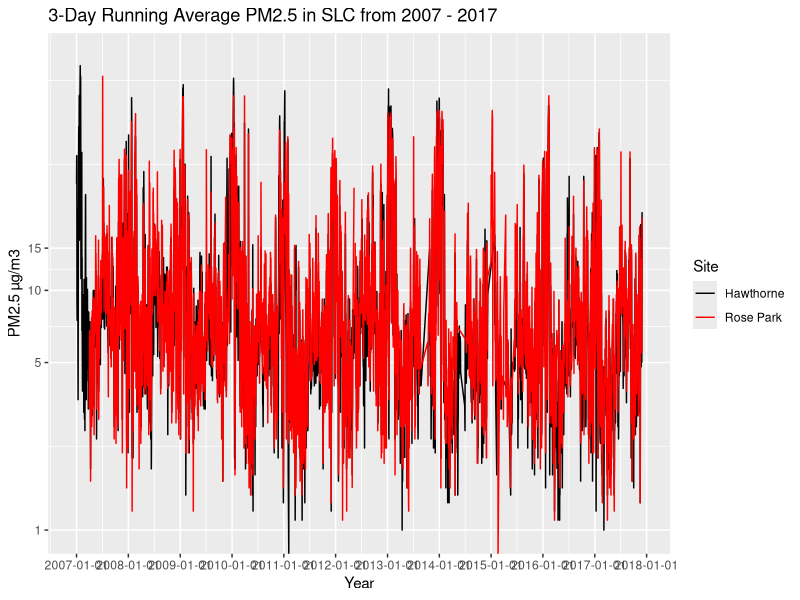
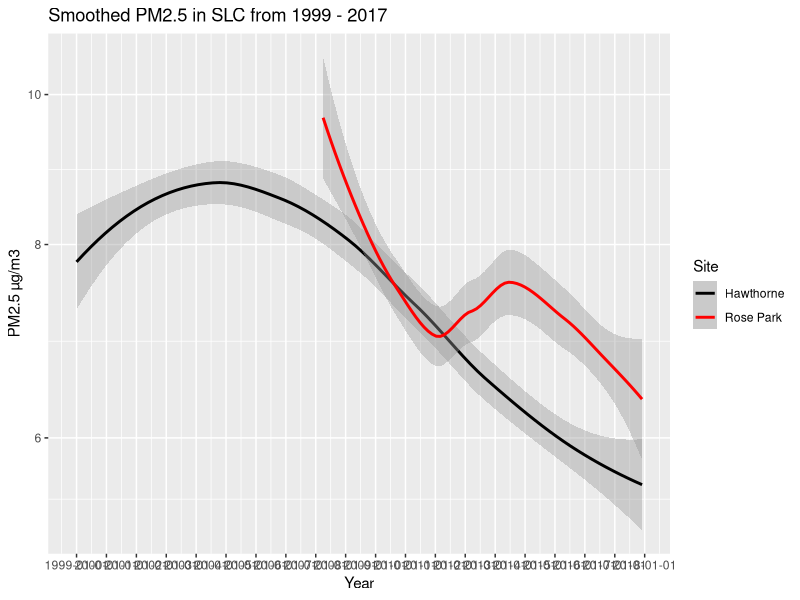
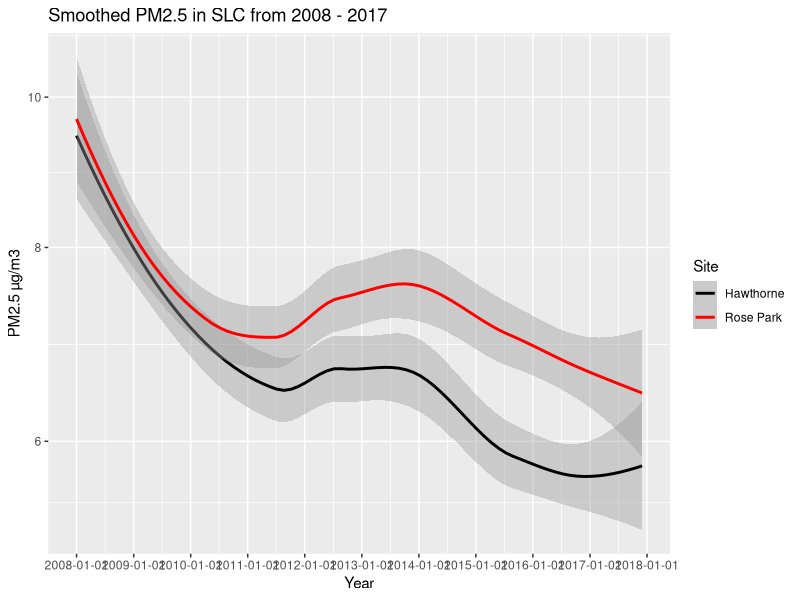
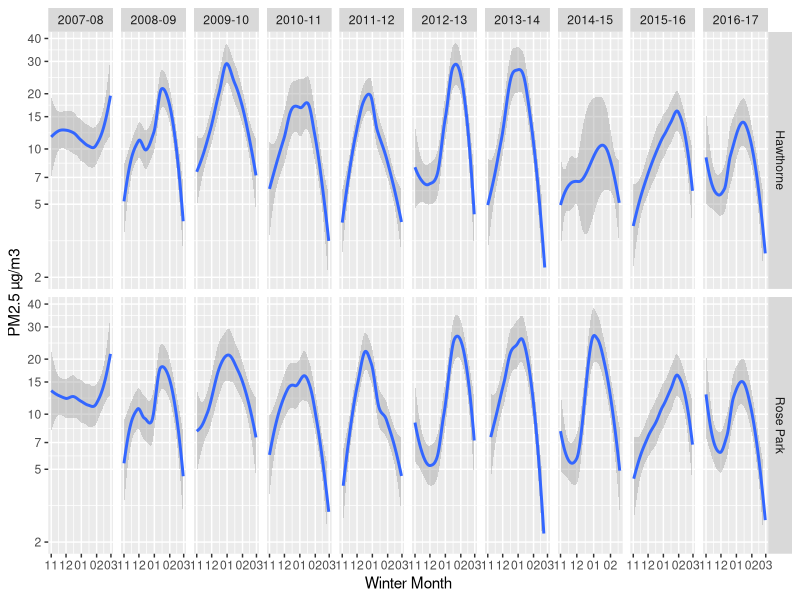

Here is the R script that generated these plots, in order:
## ---- chunk 1
library(knitr)
knitr::opts_chunk$set(cache = TRUE, warning = FALSE, message = FALSE, 
                      echo = TRUE, dev = 'png',
                      dpi = 200, out.width='650px', fig.width=8, fig.height=4)
## ---- chunk 2
library(tidyverse)
# While I could have batched this into one file, I didn't want
# to mask how the original data looked coming from EPA website (reproducibility!)
dfH <- read_csv('../data/SLCPM2_5/SLCHawthorne_PM2.5_Daily_1999-2017.csv')
dfRP <- read_csv('../data/SLCPM2_5/SLCRosePark_PM2.5_Daily_2007-2017.csv')

df <- dplyr::bind_rows(dfH, dfRP)
## ---- chunk 3
dfinal <- df %>% 
  # Hawthorne has several options; grab the most complete record
  filter(POC == 1,
         `AQS Parameter Desc` == 'PM2.5 - Local Conditions',
         `Site Num` == 3006 | `Site Num` == 3010) %>%
  # Change the Site column to be more readable
  mutate(Site = ifelse(`Site Num` == 3006, 'Hawthorne', 'Rose Park')) %>% 
  mutate(Date = as.Date(`Date Local`, format="%m/%d/%Y")) %>%
  rename(Measurement = `Sample Measurement`) %>%
  select(Date, Site, Measurement) %>%
  arrange(Date)

# Look at the data
head(dfinal, 3)
## ---- chunk 4
dfinal %>% 
  mutate(Year = lubridate::year(Date)) %>%
  filter(Year %in% 2007:2011) %>%
  group_by(Site, Year) %>% 
  summarize(`Measurements Per Site` = length(Measurement))
## ---- chunk 5
library(scales)
ggplot(dfinal, aes(x = Date, y = Measurement, color = Site)) +
  geom_line() +
  labs(title = "3-Day Running Average PM2.5 in SLC from 2007 - 2017") +
  scale_colour_manual(values = c("black", "red")) +
  scale_y_log10(name = "PM2.5 µg/m3", 
                limits = c(1,NA), 
                breaks = c(1, 5, 10, 15)) +
  scale_x_date(name = "Year",
               labels = date_format("%Y-%m-%d"),
               limits = c(as.Date('2007-01-01'),NA),
               breaks = date_breaks("1 year"))

## ---- chunk 6
ggplot(dfinal, aes(x = Date, y = Measurement, color = Site)) +
  geom_smooth(method = 'loess') +
  labs(title = "Smoothed PM2.5 in SLC from 1999 - 2017") +
  scale_colour_manual(values = c("black", "red")) +
  scale_y_log10(name = "PM2.5 µg/m3", 
                breaks = c(2, 5, 6, 8, 10, 12, 15)) +
  scale_x_date(name = "Year", 
               labels = date_format("%Y-%m-%d"), 
               breaks = date_breaks("1 year"))

## ---- chunk 7
ggplot(dfinal, aes(x = Date, y = Measurement, color = Site)) +
  geom_smooth(method = 'loess') +
  labs(title = "Smoothed PM2.5 in SLC from 2008 - 2017") +
  scale_colour_manual(values = c("black", "red")) +
  scale_y_log10(name = "PM2.5 µg/m3", 
                breaks = c(2, 5, 6, 8, 10, 12, 15)) +
  scale_x_date(name = "Year", 
               limits = c(as.Date('2008-01-01'),NA),
               labels = date_format("%Y-%m-%d"), 
               breaks = date_breaks("1 year"))
## ---- chunk 8
dividers <- as.Date(paste0(2007:2017, "06", "01"), format = "%Y%m%d")

dfinal <- dfinal %>%
  mutate(Season = cut(as.numeric(Date), as.numeric(dividers), 
                      include.lowest = TRUE),
         Season = as.numeric(Season),
         Month = lubridate::month(Date)) %>% 
  filter(Date > as.Date('2006-06-01'),   
         Month %in% c(1,2,11,12), # Only care about winter months
         !is.na(Season))          # This avoids an NA facet plot
## ---- chunk 9
# Add custom winter label for faceting
season_names <- c(
  '1' = "2007-08",
  '2' = "2008-09",
  '3' = "2009-10",
  '4' = "2010-11",
  '5' = "2011-12",
  '6' = "2012-13",
  '7' = "2013-14",
  '8' = "2014-15",
  '9' = "2015-16",
  '10' = "2016-17")

ggplot(dfinal, aes(x = Date, y = Measurement)) + 
  geom_smooth(method = "loess") +
  scale_y_log10(name = "PM2.5 µg/m3",
                limits = c(2,NA), 
                breaks = c(2, 5, 7, 10, 15, 20, 30, 40, 50)) +
  scale_x_date(name = "Winter Month",
               labels = date_format("%m"),
               breaks = date_breaks("1 month")) +
  facet_grid(Site ~ Season, scale = "free", labeller = labeller(Season = as_labeller(season_names)))
